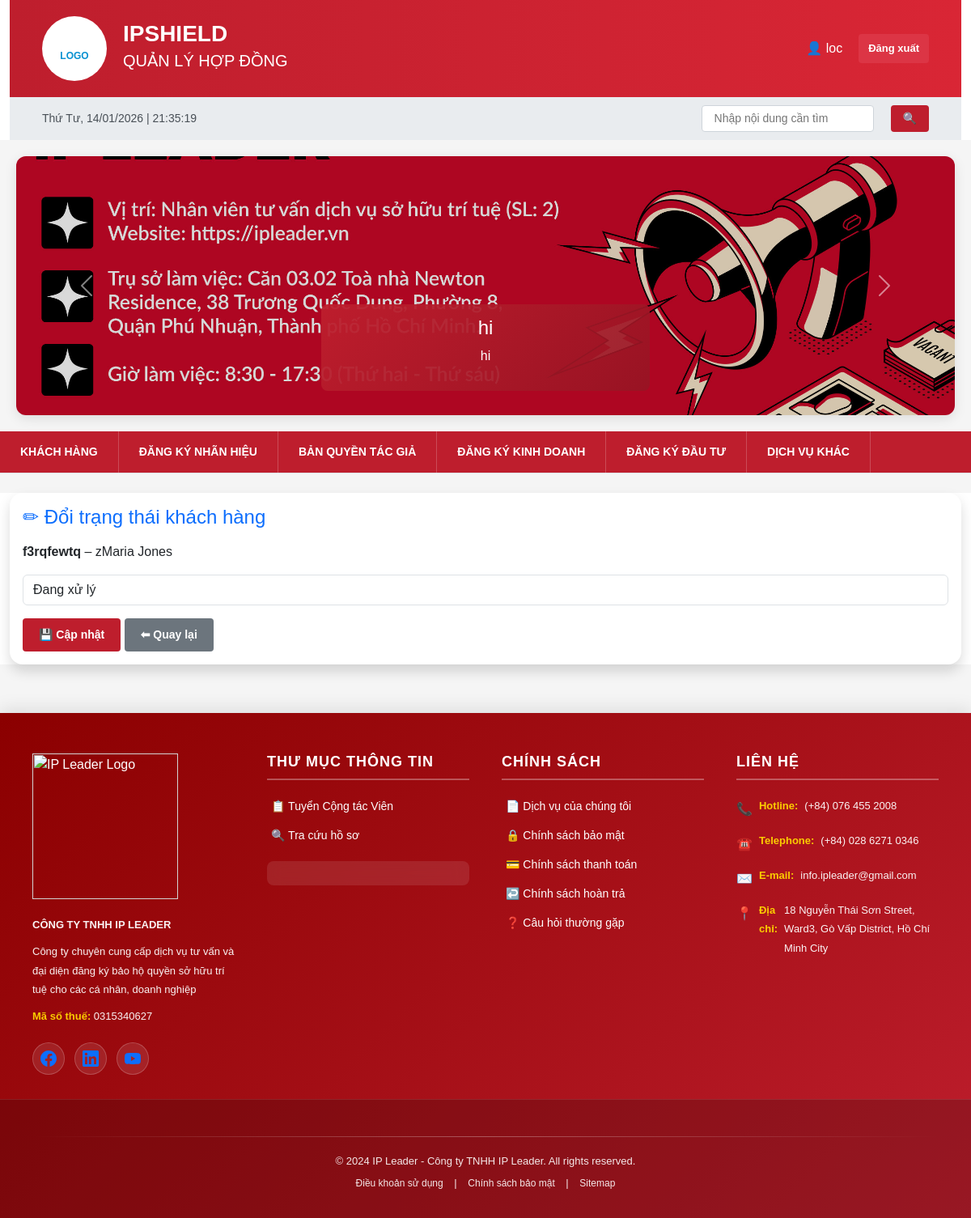
The app's page /1/change-status/ (signed in) with its own data.
### ipshieldapp/models.py (models this page shows, shortened)
class Slider(models.Model):
    title = models.CharField(max_length=255)
    description = models.CharField(max_length=255, blank=True)
    image = models.ImageField(upload_to='sliders/')
    is_active = models.BooleanField(default=True)

class Customer(models.Model):
    CUSTOMER_TYPE_CHOICES = (
        ('personal', 'Cá nhân'),
        ('company', 'Doanh nghiệp'),
    )
    CUSTOMER_STATUS_CHOICES = (
        ('approved', 'Chờ duyệt'),
        ('pending', 'Đang xử lý'),
        ('completed', 'Hoàn tất'),
    )
    customer_type = models.CharField(
        max_length=20,
        choices=CUSTOMER_TYPE_CHOICES,
        default='personal',
        verbose_name='Loại khách hàng'
    )
    status = models.CharField(
        max_length=20,
        choices=CUSTOMER_STATUS_CHOICES,
        default='approved',
        verbose_name='Trạng thái'
    )
    customer_code = models.CharField(
        max_length=50,
        unique=True,
        verbose_name='Mã khách hàng'
    )
    name = models.CharField(
        max_length=255,
        verbose_name='Tên khách hàng'
    )
    address = models.CharField(
        max_length=255,
        verbose_name='Địa chỉ'
    )
    phone = models.CharField(
        max_length=20,
        validators=[phone_validator],
        verbose_name='Số điện thoại'
    )
    email = models.EmailField(
        verbose_name='Email'
    )
    cccd = models.CharField(
        max_length=20,
        validators=[number_validator],
        blank=True,
        null=True,
        verbose_name='Số CCCD'
    )
    tax_code = models.CharField(
        max_length=20,
        validators=[number_validator],
        blank=True,
        null=True,
        verbose_name='Mã số thuế'
    )
    manager = models.CharField(
        max_length=255,
        verbose_name='Người phụ trách'
    )
    position = models.CharField(
        max_length=100,
        verbose_name='Chức danh'
    )
    note = models.TextField(
        blank=True,
        null=True,
        verbose_name='Ghi chú'
    )
    created_at = models.DateTimeField(
        auto_now_add=True,
        verbose_name='Ngày tạo'
    )
    class Meta:
        verbose_name = 'Khách hàng'
        verbose_name_plural = 'Khách hàng'

### ipshieldapp/views.py (the view)
# urls.py: path('<int:pk>/change-status/', views.customer_change_status, name='customer_change_status'),
def customer_change_status(request, pk):
    customer = get_object_or_404(Customer, pk=pk)
    if request.method == 'POST':
        form = CustomerStatusForm(request.POST, instance=customer)
        if form.is_valid():
            form.save()
            messages.success(request, "✅ Cập nhật trạng thái thành công!")
            return redirect('customer_detail', id=customer.id)
    else:
        form = CustomerStatusForm(instance=customer)
    return render(request, 'customer_change_status.html', {
        'customer': customer,
        'form': form
    })

### ipshieldapp/forms.py
class CustomerStatusForm(forms.ModelForm):
    class Meta:
        model = Customer
        fields = ['status']
        labels = {
            'status': 'Trạng thái khách hàng',
        }
        widgets = {
            'status': forms.Select(attrs={'class': 'form-control'}),
        }

### ipshieldapp/context_processors.py (called while the page is built)
def global_sliders(request):
    return {
        'sliders': Slider.objects.filter(is_active=True)
    }

### templates/customer_change_status.html (shortened to what this page needs)
{% extends 'base.html' %}
{% block body_block %}
<div class="container mt-4">
    <div class="card shadow border-0 rounded-4">
        <div class="card-body">
            <h4 class="text-primary mb-3">✏ Đổi trạng thái khách hàng</h4>
            <p>
                <strong>{{ customer.customer_code }}</strong> – {{ customer.name }}
            </p>
            <form method="post">
                {{ form.status }}
                <div class="mt-3">
                    <button class="btn btn-primary">💾 Cập nhật</button>
                    <a href="{% url 'customer_detail' customer.id %}" class="btn btn-secondary">
                        ⬅ Quay lại
                    </a>
                </div>
            </form>
        </div>
    </div>
</div>
{% endblock %}

### templates/base.html (shortened to what this page needs)
{% load static %}
<head>
    <link href="https://cdn.jsdelivr.net/npm/bootstrap@5.3.8/dist/css/bootstrap.min.css" rel="stylesheet">
    <link href="{% static 'css/base.css' %}" rel="stylesheet">
</head>
    <div class="container">
        <div class="header">
            <div class="header-logo">
                <br>LOGO
            </div>
            <div class="header-title">
                <h1>IPSHIELD</h1>
                <h2>QUẢN LÝ HỢP ĐỒNG</h2>
            </div>
{% if user.is_authenticated %}
                    <span>
                        👤 {{ user.username }}
                    </span>
                    <a href="{% url 'logout' %}"
                       class="btn btn-sm btn-danger">
                        Đăng xuất
                    </a>
                {% endif %}
        </div>
                <div class="top-bar">
           <div id="realtime-clock"></div>
            <div class="language-selector d-flex align-items-center gap-3">
                 <input type="text" placeholder="Nhập nội dung cần tìm"
                    style="margin-left: 20px; padding: 5px 15px; border: 1px solid #ced4da; border-radius: 4px;">
                <button class="btn btn-primary" style="padding: 6px 15px; margin-left: 5px;">🔍</button>
            </div>
            </div>
        </div>
<div class="carousel-section" style="margin:20px; box-shadow:0 4px 15px rgba(0,0,0,0.1); border-radius:12px; overflow:hidden;">
    <div id="mainCarousel" class="carousel slide" data-bs-ride="carousel" data-bs-interval="3500">
        <div class="carousel-inner">
            {% for slider in sliders %}
            <div class="carousel-item {% if forloop.first %}active{% endif %}">
                <img src="{{ slider.image.url }}"
                     class="d-block w-100"
                     alt="{{ slider.title }}"
                     style="height:320px; object-fit:cover; filter:brightness(0.85);">
                <div class="carousel-caption d-none d-md-block"
                     style="background:linear-gradient(135deg, rgba(190,30,45,.95), rgba(150,20,35,.9));
                            padding:15px 30px;
                            border-radius:8px;
                            bottom:30px;
                            left:50%;
                            transform:translateX(-50%);
                            max-width:80%;">
                    <h4>{{ slider.title }}</h4>
                    <p>{{ slider.description }}</p>
                </div>
            </div>
            {% endfor %}
        </div>
        <button class="carousel-control-prev" type="button" data-bs-target="#mainCarousel" data-bs-slide="prev">
            <span class="carousel-control-prev-icon"></span>
        </button>
        <button class="carousel-control-next" type="button" data-bs-target="#mainCarousel" data-bs-slide="next">
            <span class="carousel-control-next-icon"></span>
        </button>
    </div>
</div>
{% if user.is_authenticated %}
<div class="nav-tabs">
    <a href="{% url 'home' %}" class="nav-tab">Khách hàng</a>
    <a href="{% url 'contract_search' %}" class="nav-tab">Đăng ký nhãn hiệu</a>
    <a href="{% url 'contract_copyright_search' %}" class="nav-tab">Bản quyền tác giả</a>
    <a href="{% url 'contract_business_search' %}" class="nav-tab">Ðăng ký kinh doanh</a>
    <a href="{% url 'contract_investment_search' %}" class="nav-tab">Ðăng ký đầu tư</a>
    <a href="{% url 'contract_other_service_search' %}" class="nav-tab">Dịch vụ khác</a>
</div>
{% endif %}
 {% block body_block %}
              {% endblock %}
    <footer class="site-footer">
        <div class="footer-content">
            <div class="footer-section">
                <div class="footer-logo">
                    <img src="https://ipleader.vn/wp-content/uploads/2021/01/IPLEADER-LOGO-WHITE-01.png" alt="IP Leader Logo" width="180px">
                </div>
                <p class="company-name">CÔNG TY TNHH IP LEADER</p>
                <p class="company-desc">Công ty chuyên cung cấp dịch vụ tư vấn và đại diện đăng ký bảo hộ quyền sở hữu trí tuệ cho các cá nhân, doanh nghiệp</p>
                <p><strong>Mã số thuế:</strong> 0315340627</p>
                <div class="social-icons">
                    <a href="#" class="social-icon facebook" title="Facebook">
                    </a>
                    <a href="#" class="social-icon linkedin" title="LinkedIn">
                    </a>
                    <a href="#" class="social-icon youtube" title="YouTube">
                    </a>
                </div>
            </div>
            <div class="footer-section">
                <h5>Thư mục thông tin</h5>
                <ul>
                    <li><a href="#">📋 Tuyển Cộng tác Viên</a></li>
                    <li><a href="#">🔍 Tra cứu hồ sơ</a></li>
                </ul>
                <div class="certification-badge">
                </div>
            </div>
            <div class="footer-section">
                <h5>Chính sách</h5>
                <ul>
                    <li><a href="#">📄 Dịch vụ của chúng tôi</a></li>
                    <li><a href="#">🔒 Chính sách bảo mật</a></li>
                    <li><a href="#">💳 Chính sách thanh toán</a></li>
                    <li><a href="#">↩️ Chính sách hoàn trả</a></li>
                    <li><a href="#">❓ Câu hỏi thường gặp</a></li>
                </ul>
            </div>
            <div class="footer-section">
                <h5>Liên hệ</h5>
                <div class="contact-info">
                    <p><span class="contact-icon">📞</span> <strong>Hotline:</strong> (+84) 076 455 2008</p>
                    <p><span class="contact-icon">☎️</span> <strong>Telephone:</strong>(+84) 028 6271 0346</p>
                    <p><span class="contact-icon">✉️</span> <strong>E-mail:</strong> info.ipleader@gmail.com</p>
                    <p><span class="contact-icon">📍</span> <strong>Địa chỉ:</strong>18 Nguyễn Thái Sơn Street, Ward3, Gò Vấp District, Hồ Chí Minh City</p>
                </div>
            </div>
        </div>
        <div class="footer-bottom">
            <div class="footer-divider"></div>
            <p>© 2024 IP Leader - Công ty TNHH IP Leader. All rights reserved.</p>
            <p class="footer-links">
                <a href="#">Điều khoản sử dụng</a> |
                <a href="#">Chính sách bảo mật</a> |
                <a href="#">Sitemap</a>
            </p>
        </div>
    </footer>

### records on screen
Slider: image (picture), title "hi", description "hi"
Customer: customer_code "f3rqfewtq", name "zMaria Jones", status "Đang xử lý"

### other values on screen
{{ user.username }} "loc"
